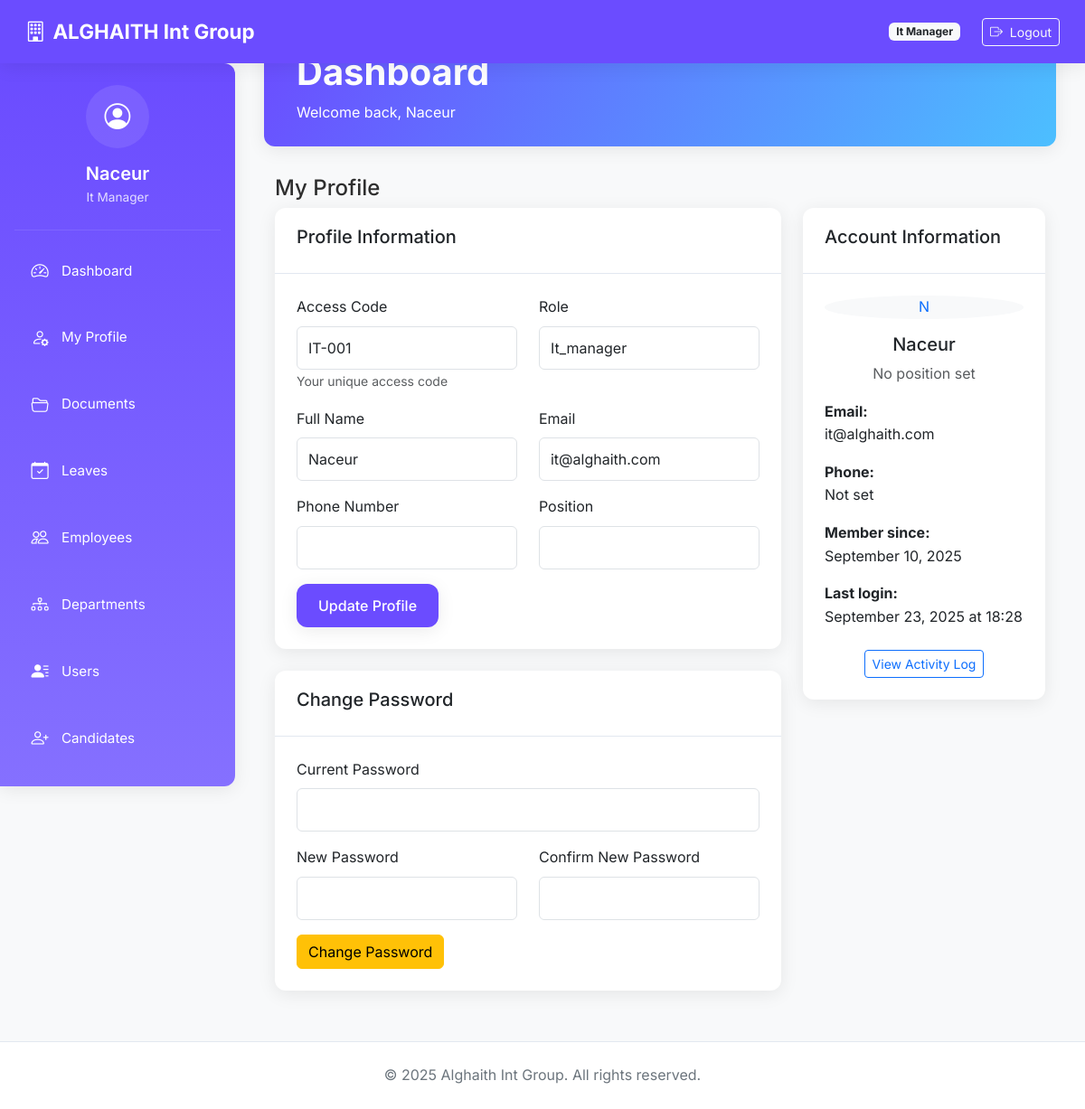
Page /profile/ (signed in) on the earlier database version.
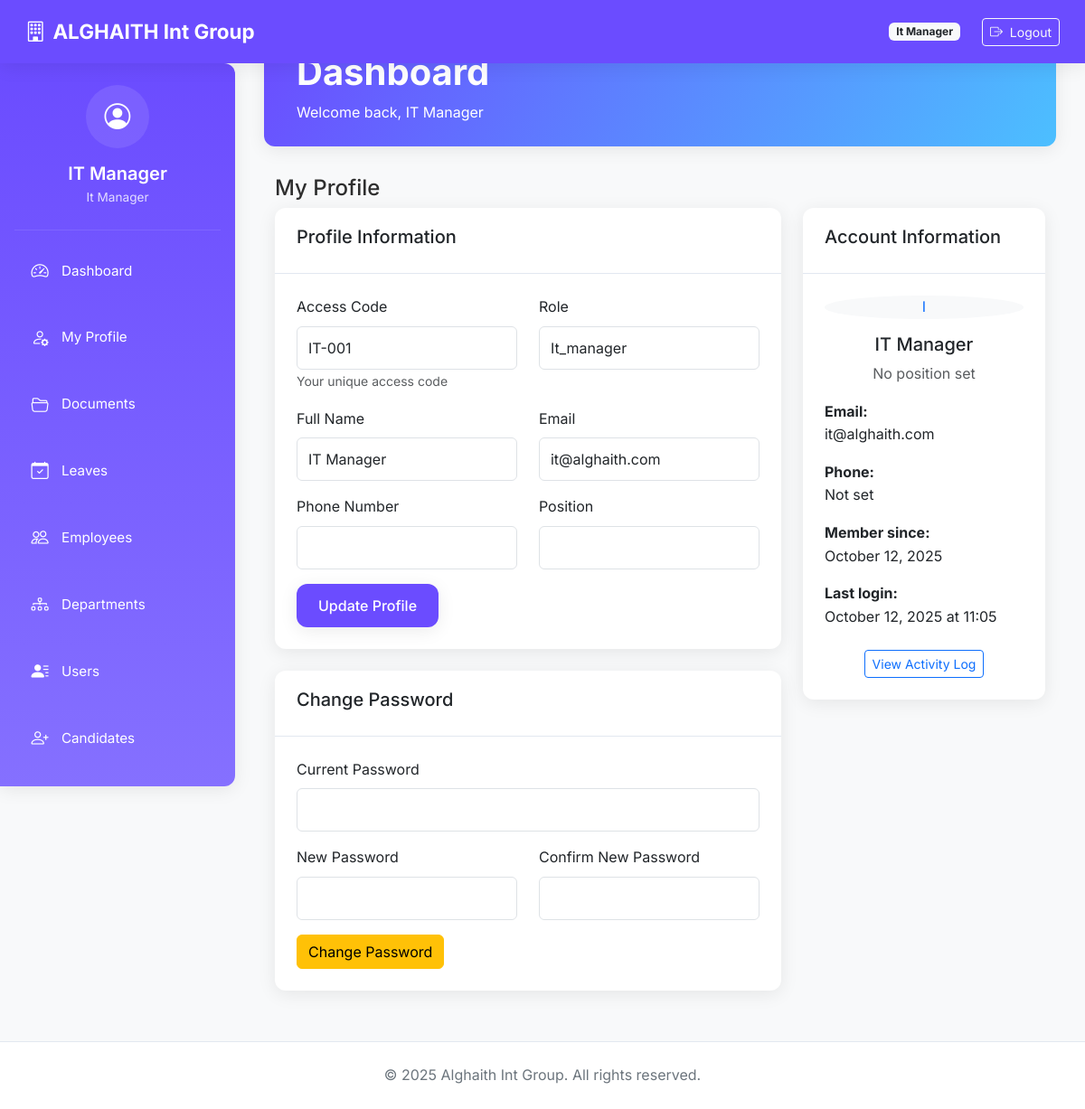
Same page on the later database version.
### core/models.py (models this page shows, shortened)
class User(db.Model, UserMixin):
    __tablename__ = 'users'
    id = db.Column(db.Integer, primary_key=True)
    email = db.Column(db.String(120), unique=True, nullable=False, index=True)
    password_hash = db.Column(db.String(200), nullable=False)
    name = db.Column(db.String(100), nullable=False)
    role = db.Column(db.String(50), nullable=False)  # General Director, IT Manager, etc.
    avatar = db.Column(db.String(255), nullable=True)
    access_code = db.Column(db.String(20), unique=True, nullable=False)
    phone = db.Column(db.String(20), nullable=True)
    position = db.Column(db.String(100), nullable=True)
    created_at = db.Column(db.DateTime, default=datetime.utcnow)
    last_login = db.Column(db.DateTime)
    login_count = db.Column(db.Integer, default=0)
    is_active = db.Column(db.Boolean, default=True, nullable=False)
    documents = db.relationship('UserDocument', back_populates='user', cascade="all, delete-orphan")
    folders_created = db.relationship('Folder', back_populates='creator', cascade="all, delete-orphan")
    activities = db.relationship('ActivityLog', back_populates='user', cascade="all, delete-orphan")
    leave_requests = db.relationship('LeaveRequest', back_populates='requester', foreign_keys='LeaveRequest.user_id')
    approved_requests = db.relationship('LeaveRequest', back_populates='approver', foreign_keys='LeaveRequest.approver_id')
    @property
    def is_authenticated(self):
        return True

### routes/profile_routes.py (the view, shortened to what this page needs)
@profile_bp.route('/', methods=['GET', 'POST'])
@login_required
def my_profile():
    profile_form = ProfileForm(obj=current_user)
    password_form = ChangePasswordForm()
    return render_template('profile/my_profile.html',
                         profile_form=profile_form,
                         password_form=password_form)

### core/forms.py (shortened to what this page needs)
class ProfileForm(FlaskForm):
    name = StringField('Full Name', validators=[DataRequired(), Length(2, 100)])
    email = StringField('Email', validators=[DataRequired(), Email()])
    phone = StringField('Phone Number', validators=[Optional(), Length(10, 20)])
    position = StringField('Position', validators=[Optional(), Length(2, 100)])
    submit = SubmitField('Update Profile')

class ChangePasswordForm(FlaskForm):
    current_password = PasswordField('Current Password', validators=[DataRequired()])
    new_password = PasswordField('New Password', validators=[
        DataRequired(),
        Length(8, 128, message='Password must be at least 8 characters long')
    ])
    confirm_password = PasswordField('Confirm New Password', validators=[DataRequired()])
    submit = SubmitField('Change Password')

### app.py (called while the page is built)
@login_manager.user_loader
def load_user(user_id):
    from core.models import User
    return db.session.get(User, int(user_id))

@app.before_request
def make_session_permanent():
    session.permanent = True

### templates/profile/my_profile.html (shortened to what the changed rows need)
{% extends "dashboard/base_dashboard.html" %}
{% block dashboard_content %}
<div class="container-fluid">
    <div class="row">
        <div class="col-lg-8">
            <div class="card">
                <div class="card-body">
                    <form method="POST" action="{{ url_for('profile.my_profile') }}">
                        <div class="row mb-3">
                            <div class="col-md-6">
                                <label class="form-label">Access Code</label>
                                <input type="text" class="form-control" value="{{ current_user.access_code }}" readonly>
                                <small class="form-text text-muted">Your unique access code</small>
                            </div>
                            <div class="col-md-6">
                                <label class="form-label">Role</label>
                                <input type="text" class="form-control" value="{{ current_user.role|title }}" readonly>
                            </div>
                        </div>
                        <div class="row mb-3">
                            <div class="col-md-6">
                                {{ profile_form.name.label(class="form-label") }}
                                {{ profile_form.name(class="form-control") }}
                            </div>
                            <div class="col-md-6">
                                {{ profile_form.email.label(class="form-label") }}
                                {{ profile_form.email(class="form-control") }}
                            </div>
                        </div>
                        <div class="row mb-3">
                            <div class="col-md-6">
                                {{ profile_form.phone.label(class="form-label") }}
                                {{ profile_form.phone(class="form-control") }}
                            </div>
                            <div class="col-md-6">
                                {{ profile_form.position.label(class="form-label") }}
                                {{ profile_form.position(class="form-control") }}
                            </div>
                        </div>
                    </form>
                </div>
            </div>
        </div>
        <div class="col-lg-4">
            <div class="card">
                <div class="card-body text-center">
                    <div class="mb-3">
                        <div class="avatar-lg mx-auto mb-3">
                            <div class="avatar-title bg-light rounded-circle text-primary fs-24">
                                {{ current_user.name[0]|upper }}
                            </div>
                        </div>
                        <h5>{{ current_user.name }}</h5>
                        <p class="text-muted">{{ current_user.position or 'No position set' }}</p>
                    </div>
                    <div class="text-start">
                        <p><strong>Email:</strong><br>{{ current_user.email }}</p>
                        <p><strong>Phone:</strong><br>{{ current_user.phone or 'Not set' }}</p>
                        <p><strong>Member since:</strong><br>{{ current_user.created_at.strftime('%B %d, %Y') }}</p>
                        <p><strong>Last login:</strong><br>
                            {% if current_user.last_login %}
                                {{ current_user.last_login.strftime('%B %d, %Y at %H:%M') }}
                            {% else %}
                                Never
                            {% endif %}
                        </p>
                    </div>
                </div>
            </div>
        </div>
    </div>
</div>
{% endblock %}

### templates/dashboard/base_dashboard.html (shortened to what this page needs)
<!DOCTYPE html>
<html lang="en">
<head>
    <link href="https://cdn.jsdelivr.net/npm/bootstrap@5.3.0/dist/css/bootstrap.min.css" rel="stylesheet">
    <link href="https://cdn.jsdelivr.net/npm/bootstrap-icons@1.10.5/font/bootstrap-icons.css" rel="stylesheet">
    <link rel="stylesheet" href="{{ url_for('static', filename='css/styles.css') }}">
</head>
<body>
<nav class="navbar navbar-expand-lg navbar-dark">
    <div class="container-fluid">
        <a class="navbar-brand" href="{{ url_for('dashboard.role_dashboard') }}">
            <i class="bi bi-building me-2"></i>ALGHAITH Int Group
        </a>
        <div class="d-flex align-items-center">
            <span class="badge bg-light text-dark me-3 d-none d-md-inline">{{ current_user.role|replace('_', ' ')|title }}</span>
            {% if current_user.is_authenticated %}
            <div class="desktop-logout">
                <form method="post" action="{{ url_for('auth.logout') }}" class="ms-2 d-inline">
                    <button type="submit" class="btn btn-sm btn-outline-light">
                        <i class="bi bi-box-arrow-right me-1"></i> Logout
                    </button>
                </form>
            </div>
            {% endif %}
        </div>
    </div>
</nav>
<div class="sidebar" id="sidebarMenu">
    <div class="sidebar-header">
        <div class="user-info">
            <div class="user-avatar">
                <i class="bi bi-person-circle"></i>
            </div>
            <h5 class="user-name">{{ current_user.name }}</h5>
            <div class="user-role">{{ current_user.role|replace('_', ' ')|title }}</div>
        </div>
    </div>
    <ul class="nav flex-column">
        <li class="nav-item">
            <a class="nav-link" href="{{ url_for('dashboard.role_dashboard') }}">
                <i class="bi bi-speedometer2"></i> <span class="link-text">Dashboard</span>
            </a>
        </li>
        <li class="nav-item">
            <a class="nav-link" href="{{ url_for('profile.my_profile') }}">
                <i class="bi bi-person-gear"></i> <span class="link-text">My Profile</span>
            </a>
        </li>
        <li class="nav-item">
            <a class="nav-link" href="{{ url_for('docs.list_documents') }}">
                <i class="bi bi-folder2-open"></i> <span class="link-text">Documents</span>
            </a>
        </li>
        <li class="nav-item">
            <a class="nav-link" href="{{ url_for('leave.leaves_dashboard') }}">
                <i class="bi bi-calendar-check"></i> <span class="link-text">Leaves</span>
            </a>
        </li>
        <li class="nav-item">
            <a class="nav-link" href="{{ url_for('dashboard.employee_summary') }}">
                <i class="bi bi-people"></i> <span class="link-text">Employees</span>
            </a>
        </li>
        <li class="nav-item">
            <a class="nav-link" href="{{ url_for('department.department_summary') }}">
                <i class="bi bi-diagram-3"></i> <span class="link-text">Departments</span>
            </a>
        </li>
        <li class="nav-item">
            <a class="nav-link" href="{{ url_for('dashboard.user_management') }}">
                <i class="bi bi-person-lines-fill"></i> <span class="link-text">Users</span>
            </a>
        </li>
        <li class="nav-item">
            <a class="nav-link" href="{{ url_for('candidates.list_candidates') }}">
                <i class="bi bi-person-plus"></i> <span class="link-text">Candidates</span>
            </a>
        </li>
    </ul>
</div>
<div class="main-content">
    <div class="dashboard-header">
        <div class="container-fluid">
            <h1 class="dashboard-title">{% block dashboard_title %}Dashboard{% endblock %}</h1>
            <p class="mb-0">Welcome back, {{ current_user.name }}</p>
        </div>
    </div>
    {% block dashboard_content %}{% endblock %}
</div>
<footer>
    <div class="container-fluid">
        &copy; 2025 Alghaith Int Group. All rights reserved.
    </div>
</footer>
</body>
</html>

Differences in the rows shown:
changed User "No position set": name "Naceur" → "IT Manager"; name "N" → "I"; created_at "September 10, 2025" → "October 12, 2025"; last_login "September 23, 2025 at 18:28" → "October 12, 2025 at 11:05"
